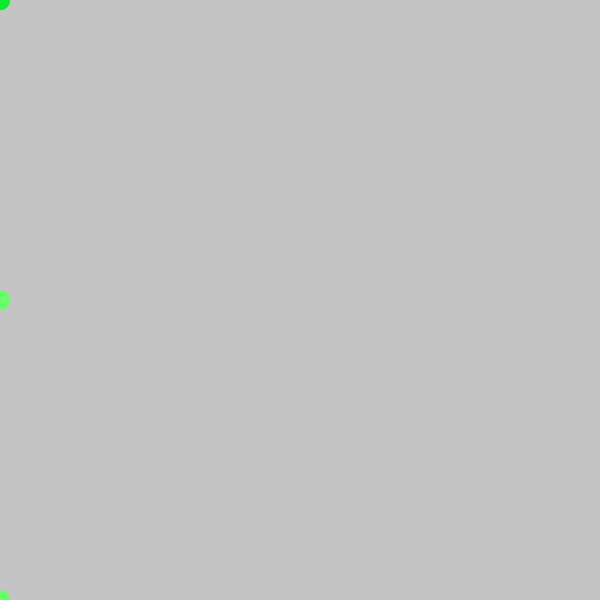
Frame 1 (no input)
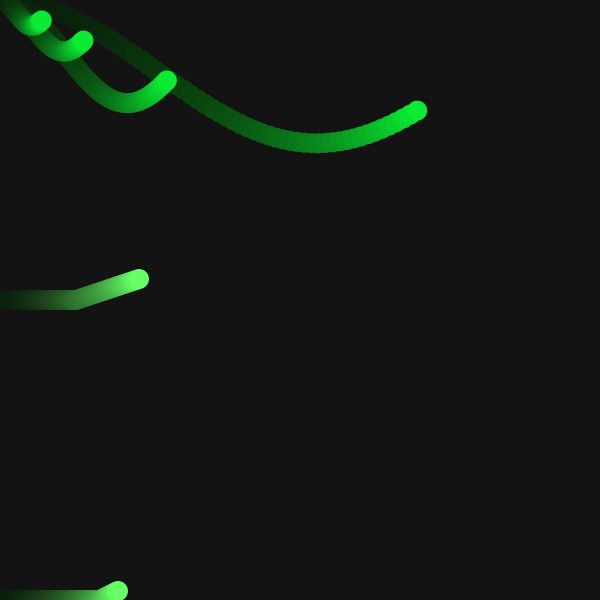
Frame 60 (the mouse pressed at the canvas centre just before this capture)
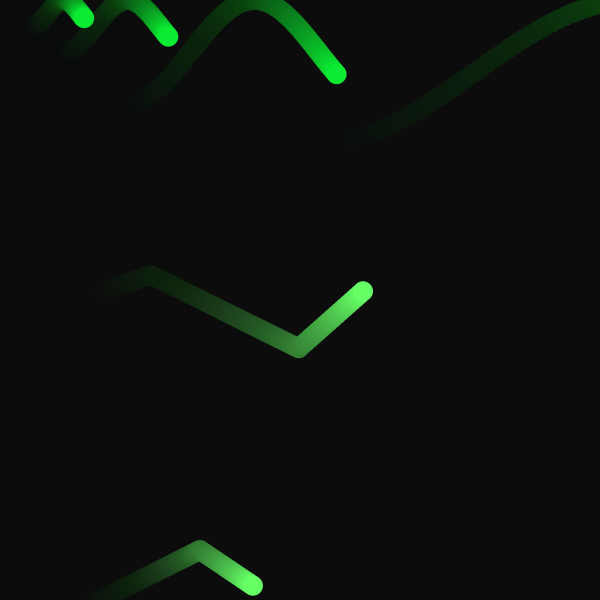
Frame 120 (the mouse held since frame 60 and released just before this capture)

The Processing sketch that drew these frames (run headless with seeded random() and noise(); from frame 60 on, the mouse is pressed at the canvas centre):

// Processing sketch: processing_41891
// ── processing_41891.pde

float x=0;
float y=0;
float p=0;
float q=0;
float a=0;
float c=0;
float d=0;
float l=0;
float n=0;
float z=0;
float j=0;
float f=0;
float e=0;
int m=3;

void setup()
{
  smooth();
  size(600,600);
  y=height/1;
  q=height/2;
  noStroke();
}
  
  


void draw()
{
 fill(0,10);
 rect(0,0,width,height);

  fill(102,255,102);
  ellipse (x,y,20,20);
  
    if (x<width) {
    x+=1;
  }
 else {
    x=0;
  }
  
  if (x<100) {
    x+=1;
  }
    if (x>100) {
      x+=1;
      y-=1;
   }
   if (x>200) {
     x+=(radians(45));
     y+=(radians(165));
   }
   if (x>400) {
     x+=(radians(0));
     y+=(radians(-300));
   }
   if (x>475) {
     x+=(radians(1));
     y+=(radians(192));
 
  
x++;
   }
  fill(102,255,102);
  ellipse (p,q,20,20);
     
     if (p<width) {
    p+=1;
  }
 else {
    p=0;
  }
    if (p>75) {
      p+=1;
      q-=1;
   }
   if (p>150) {
     p+=(radians(45));
     q+=(radians(165));
   }
   if (p>300) {
     p+=(radians(0));
     q+=(radians(-300));
   }
   if (p>400) {
     p+=(radians(1));
     q+=(radians(192));
   }
 

  
  p++;


  fill(10,235,50);
  ellipse(c,d,20,20);
   
  c+=cos(radians(45))*1;
  d+=sin(radians(a))*0.9;
  a++;


  fill(10,235,50);
  ellipse(l,n,20,20);
   
  l+=cos(radians(45))*2;
  n+=sin(radians(a))*1.8;
  a++;
  
   fill(10,235,50);
  ellipse(z,j,20,20);
   
  z+=cos(radians(45))*4;
  j+=sin(radians(a))*3.6;
  a++;
    fill(10,235,50);
  ellipse(f,e,20,20);
   
  f+=cos(radians(45))*10;
  e+=sin(radians(a))*5;
  a++;
}
